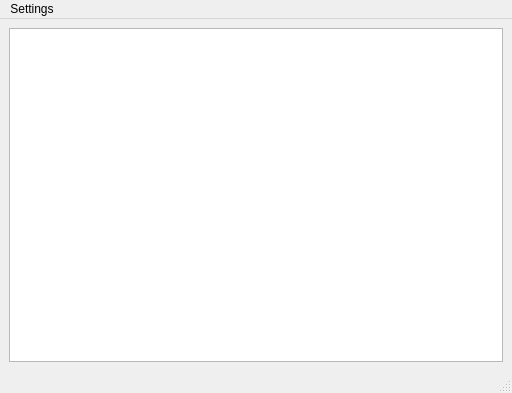
<?xml version="1.0" encoding="UTF-8"?>
<ui version="4.0">
 <class>MainWindow</class>
 <widget class="QMainWindow" name="MainWindow">
  <property name="geometry">
   <rect>
    <x>0</x>
    <y>0</y>
    <width>512</width>
    <height>393</height>
   </rect>
  </property>
  <property name="windowTitle">
   <string>MainWindow</string>
  </property>
  <widget class="QWidget" name="centralwidget">
   <layout class="QGridLayout" name="gridLayout">
    <item row="0" column="0">
     <widget class="QTextBrowser" name="clientLogBrowser"/>
    </item>
   </layout>
  </widget>
  <widget class="QMenuBar" name="menubar">
   <property name="geometry">
    <rect>
     <x>0</x>
     <y>0</y>
     <width>512</width>
     <height>21</height>
    </rect>
   </property>
   <widget class="QMenu" name="menuSettings">
    <property name="title">
     <string>Settings</string>
    </property>
    <addaction name="networkSettingsButton"/>
    <addaction name="changeKeyButton"/>
   </widget>
   <addaction name="menuSettings"/>
  </widget>
  <widget class="QStatusBar" name="statusbar"/>
  <action name="networkSettingsButton">
   <property name="text">
    <string>Network</string>
   </property>
  </action>
  <action name="changeKeyButton">
   <property name="text">
    <string>Change key</string>
   </property>
  </action>
 </widget>
 <resources/>
 <connections/>
</ui>
